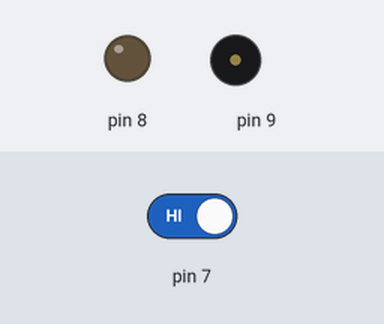
The sketch below on a simulated Arduino Uno, built with avr-gcc and run on an emulated ATmega328P. Parts: output pins drawn as LEDs (lit = HIGH), buzzer (waves = sounding). The test bench sets the inputs (shaded band); at power-on: pin 7 HIGH. What the sketch prints to the serial monitor is not drawn.

Above: at 1.2 s.
1.3 s: pin 7 driven LOW
At 2.4 s:
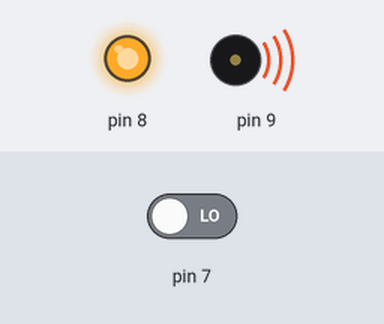
2.8 s: pin 7 driven HIGH
At 3.5 s:
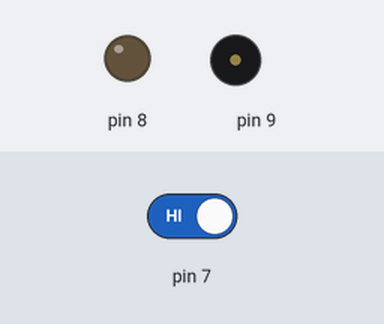
Timing chart, 0 to 5.8 s (numbered marks = the images above; inputs shaded):
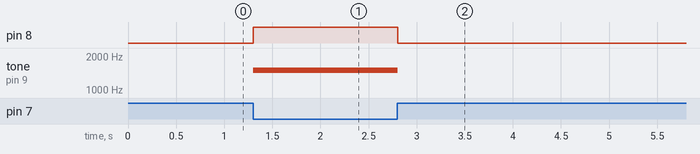

Measured:
- after the input at 1.3 s, pin 8: LOW → HIGH at once; tone on pin 9: silent → 1500 Hz at once
- after the input at 2.8 s, pin 8: HIGH → LOW at once; tone on pin 9: 1500 Hz → silent at once

The sketch:

heartPulseGraph.ino
```cpp
bool flag = false;
bool Bool = false;
int count = 0;
long deltatime = 0;
long lasttime = 0;
long checktime = 10000;
long curtime = 0;
int i = 0;
double bpm = 0;
double time1 = 0;
double time2 = 0;
bool checktime1 = false;
bool checktime2 = false;

void setup() {
  Serial.begin(9600);

  pinMode(7, INPUT);
  pinMode(8, OUTPUT);
  pinMode(9, OUTPUT);
}

void loop() {
  bool d = !digitalRead(7);
  deltatime = millis() - lasttime;
  lasttime = millis();
  curtime += deltatime;

  if (d) {
    digitalWrite(8, HIGH);
    tone(9, 1500);
    if (!flag) {
      count++;
      flag = true;
      if (count == 1) {
        time1 = curtime;
        checktime1 = true;
      }
      if (count == 10) {
        time2 = curtime;
        checktime2 = true;
      }
   }

    if (checktime1 && checktime2) {
      bpm = 60000 / ((time2 - time1)/10);
      time1 = 0;
      time2 = 0;
      count = 0;
      checktime2 = false;
      checktime1 = false;
      curtime = 0;
    }


  }
  else {
    digitalWrite(8, LOW);
    noTone(9);
    flag = false;
  }


//    if (curtime >= checktime) {
//      bpm = count * 6;
//      count = 0;
//      curtime = 0;
//    }
  Serial.println(round(bpm));
  //   Serial.print(time1);
  //   Serial.print(" ");
  //   Serial.println(time2);
  //  Serial.write
}

//void bpmCal(bool d,long delta,bool flag){
//  curtime+=delta;
//  if(d){
//    i++;
//  }
//  if(curtime>=checktime){
//    bpm=i*15;
//    i=0;
//    curtime =0;
//  }
//}
```
